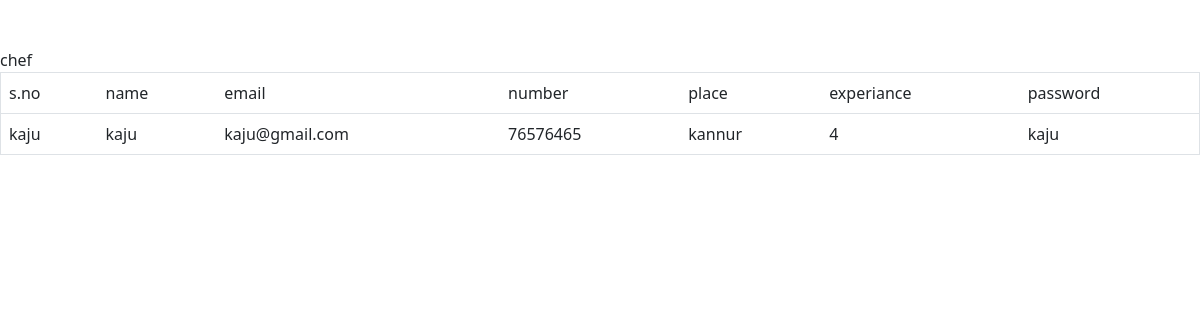
/adminapprovedchef, run on the app's committed database.
### hoteltacos/models.py (models this page shows)
class chef(models.Model):
    user=models.ForeignKey(User, on_delete=models.CASCADE)
    name=models.CharField(max_length=20)
    email=models.EmailField(max_length=20)
    number=models.CharField(max_length=20)
    place=models.CharField(max_length=20)
    experiance=models.CharField(max_length=20)
    password=models.CharField(max_length=20)
    cpassword=models.CharField(max_length=20)
    role=models.CharField(max_length=10)
    status=models.CharField(max_length=10)
    def __str__(self):
        return self.name

### hoteltacos/views.py (the view)
# urls.py: path("adminapprovedchef", views.adminapprovedchef,name='adminapprovedchef'),
def adminapprovedchef(request):
    data=chef.objects.all()
    return render(request,'viewapprovedchef.html',{'dt' :data})

### hoteltacos/templates/viewapprovedchef.html (shortened to what this page needs)
<!DOCTYPE html>
<html lang="en">
<head>
    <link href="https://cdn.jsdelivr.net/npm/bootstrap@5.3.0-alpha1/dist/css/bootstrap.min.css" rel="stylesheet"
>
  <link rel="stylesheet" href="../static/style.css">
</head>
<body>
  <div class="conatainer-fluid">
    <div class="table-responsive table-bordered">
      <table class="table">
        <div class="container"><br><br>
          <td class="tdco">
            s.no
          </td>
          <td class="tdco">
            name
          </td>
          <td class="tdco">
            email
          </td>
          <td class="tdco">
           number
          </td>
          <td class="tdco">
            place
          </td>
          <td class="tdco">
            experiance
          </td>
          <td class="tdco">
            password
          </td>
<div class="stu">
          {% for i in dt %}
          {% if i.status == "1" %}
          <tr>
            <td class="tdco">
              {{i}}
            </td>
            <td class="tdco">
              {{i.name}}
            </td>
            <td class="tdco">
              {{i.email}}
            </td>
            <td class="tdco">
              {{i.number}}
            </td>
            <td class="tdco">
              {{i.place}}
            </td>
            <td class="tdco">
              {{i.experiance}}
            </td>
            <td class="tdco">
              {{i.password}}
            </td>
          </tr>
          {% endif %}
          {% endfor %}
        </div>
        </div>
      </table>
    </div>
   </div>
</body>
</html>

### hoteltacos/templates/viewapprovedchef.html (style rules this page uses)
.tdco { color: black; }

### data on the page
chef: name "kaju", email "kaju@gmail.com", number "76576465", place "kannur", experiance "4", password "kaju"
